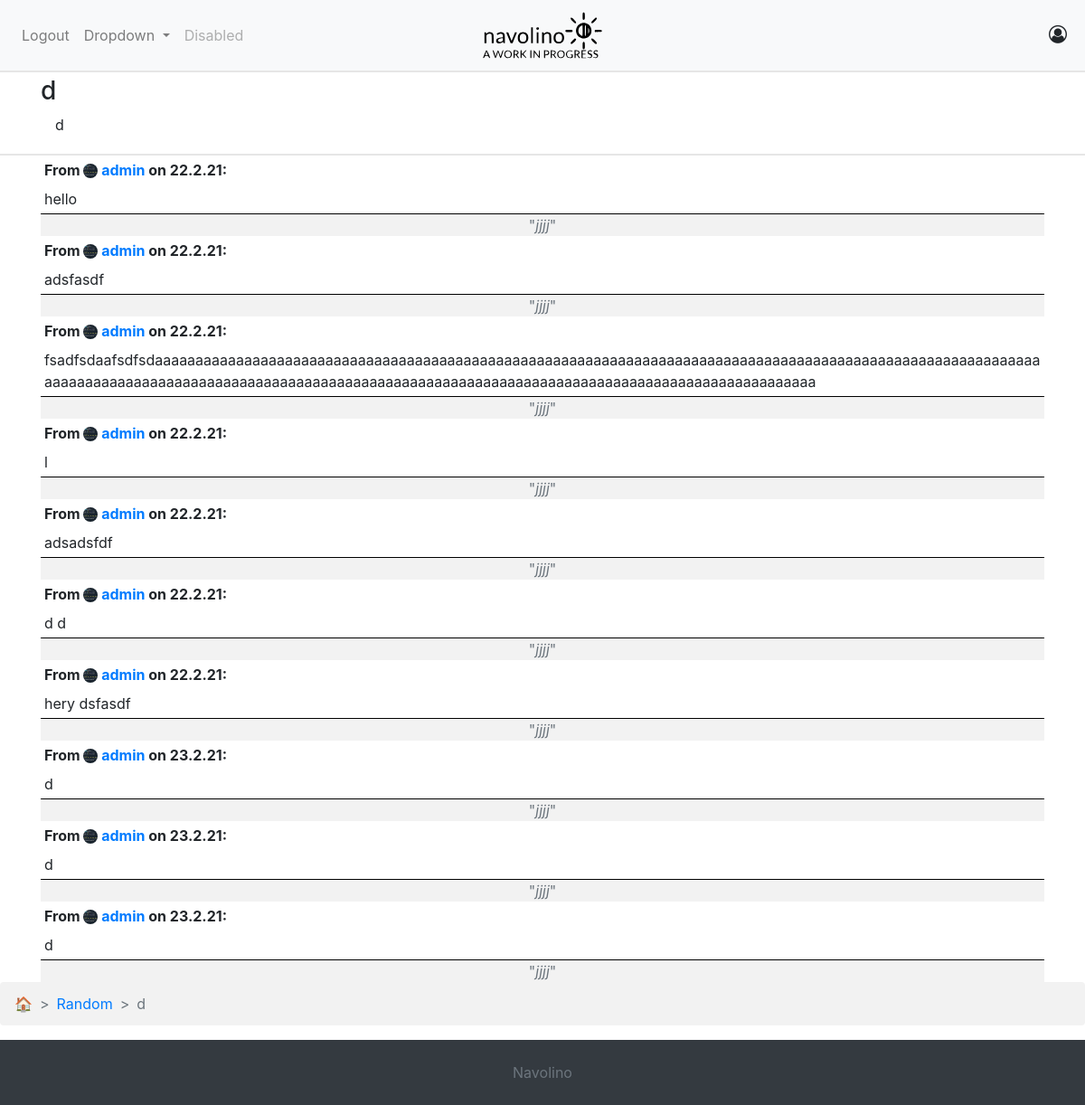
Page /23/d/ on the committed database.
### project/apps/blog/models.py (models this page shows, shortened)
class Post(models.Model):
	title = models.CharField(max_length = settings.MAX_TITLE_LENGTH)
	content = MarkdownxField()
	date_posted = models.DateTimeField(default = timezone.now)
	author = models.ForeignKey(settings.AUTH_USER_MODEL, on_delete= models.CASCADE,
		null=True, blank=True)
	category = TreeForeignKey('categories.Category', on_delete=models.SET_DEFAULT,
		default=Category.get_default_pk)
	slug = models.SlugField(max_length=settings.MAX_TITLE_LENGTH, null=True,
    blank=True,)
	def __str__(self):
		return self.title

### project/apps/comments/models.py (models this page shows)
class Comment(models.Model):
	content = content = models.TextField()
	posted = models.DateField(auto_now_add=True)
	post = models.ForeignKey(Post, on_delete=models.CASCADE)
	author = models.ForeignKey(settings.AUTH_USER_MODEL, on_delete=models.CASCADE)

### project/apps/users/models.py (models this page shows)
class User(AbstractUser):
	is_active = models.BooleanField(_('active'), default=True)
	email = models.EmailField(_('email address'), unique=True)
	USERNAME_FIELD = 'email'
	REQUIRED_FIELDS = ['username']
	image = models.ImageField(default=variables.random_image,
		upload_to='profile_pics')
	bio = models.CharField(max_length=variables.MAX_BIO_LENGTH, blank=True,
		null =True)
	joined = models.DateTimeField(default = timezone.now)
	objects = CustomUserManager()

### project/apps/categories/models.py (models this page shows, shortened)
class Category(MPTTModel):
  name = models.CharField(max_length=variables.MAX_CATEGORY_LENGTH, unique=True,)
  parent = TreeForeignKey('self', on_delete=models.CASCADE, null=True,
    blank=True, related_name='children',)
  slug = models.SlugField(max_length=variables.MAX_CATEGORY_LENGTH, null=True,
    blank=True,)
  description = models.TextField(max_length=settings.MAX_DESCRIPTION_LENGTH,
  	null=True, blank=True,)
  url = models.CharField(max_length=255, blank=True)
  class MPTTMeta:
    order_insertion_by = ['name']
  class Meta:
    verbose_name_plural = 'Categories'
  def __str__(self):
    return self.name
  def get_absolute_url(self):
    return reverse('category-detail', kwargs ={ 'url': self.url, })

### project/apps/blog/views.py (the view)
# urls.py: path('<int:pk>/<str:slug>/', PostDetailView.as_view(), name='post-detail'),
class PostDetailView(DetailView):
	model = Post
	context_object_name = 'post'
	template_name = 'blog/blog_detail.html'
	form_class = CommentForm
	def get(request, self, pk, slug, *args, **kwargs):
		page = get_object_or_404(Post, pk=pk)
		resp = super().get(request, *args, **kwargs)
		if page.slug != slug:
			return redirect(page)
		return resp
	def post(self, request, pk, slug):
		self.page = Post.objects.get(pk=pk)
		form = self.form_class(request.POST)
		if form.is_valid():
			comment = form.save(commit=False)
			comment.post = self.page
			comment.author = request.user
			comment.content = render_comment_text(comment.content)
			comment.save()
			return redirect(self.page)
		return render(request, self.template_name, {'form': self.form_class})
	def get_context_data(self, **kwargs):
		context = super().get_context_data(**kwargs)
		context['comments'] = Comment.objects.filter(post=self.object)
		context['form'] = CommentForm()
		return context

### project/processors.py (called while the page is built)
def all_categories(request):
	return {'all_categories': Category.objects.all()}

### project/apps/blog/templates/blog/blog_detail.html (shortened to what this page needs)
{% extends "base.html" %}
{% block head %}
{{ block.super }}
<link rel="stylesheet" type="text/css" href="{%static 'blog/css/main.css'%}">
<link rel="stylesheet" type="text/css" href="{%static 'blog/css/comments.css'%}">
{% endblock head %}
{% block content %}
{% include 'blog/_post_detail.html' %}
{% include 'blog/_post_comments.html' %}
{% endblock content %}
{% block breadcrumbs %}{% include "_breadcrumbs.html" with ancestors=object.category.get_ancestors object=object%}{% endblock breadcrumbs %}

### project/apps/blog/templates/blog/_post_detail.html
<div class="post_detail">
  <div class ="container">
<h3 class="post_title">{{post.title}}</h3>
<p class="post_content">{{post.content}}</p>
  </div>
</div>

### project/apps/blog/templates/blog/_post_comments.html
{% load blog %}
{% load bleach_tags %}
<div class="container">
{% for comment in comments %}
  <div class="comment">
  	<span class="comment_meta">From&nbsp;<a href="{% url 'public_profile' comment.author.username %}"><img class="nav_img rounded-circle"src="{{comment.author.image.url}}"> {{comment.author.username}}</a>&nbsp;on {{comment.posted|date:"d.n.y"}}:
  	</span>
    <div class="comment_content">{{comment.content|safe}}
    </div>
    <span class="comment_bio text-muted">"<i>{{comment.author.bio}}</i>"</span>
  </div>
{% endfor %}
</div>

### project/templates/_breadcrumbs.html (shortened to what this page needs)
<nav class="breadcrumb_nav" aria-label="breadcrumb">
    <ol class="breadcrumb">
	<li class="breadcrumb-item"><a href="/">🏠</a></li>
    {% if object.category %}
    <li class="breadcrumb-item"><a href="{{object.category.get_absolute_url}}">{{ object.category }}</a></li>
    {% endif %}
	<li class="breadcrumb-item active" aria-current="page">{{ object }}</li>
    </ol>
</nav>

### project/static/css/main.css (style rules this page uses)
body { background-color: white; }
.breadcrumb-item + .breadcrumb-item::before { content: ">"; }
.breadcrumb_nav ol { background-color: #f2f2f2; }

### project/static/css/navigation.css (style rules this page uses)
.nav_img { height:1em; width:1em; }

### project/apps/blog/static/blog/css/main.css (style rules this page uses)
.post_title, .post_content { word-wrap:anywhere; }
.post_detail { border: 2px solid #e6e6e6; border-width: 2px 0 2px 0; padding:.25em; }
.post_detail .post_content { padding-left:1em; }

### project/apps/blog/static/blog/css/comments.css (style rules this page uses)
.comment { background-color: #f2f2f2; }
.comment_meta { display:flex; background-color:#ffff; font-weight:bold; padding:.25em; }
.comment_bio { display:flex; background-color:#f2f2f2; border:1px solid black; border-width: 1px 0 0 0; }
.comment_content { word-wrap:anywhere; background-color: white; padding:.25em; }
.comment_bio { justify-content:center; }

### rows in the picture
Post: title "d", content "d", category "Random"
Comment: author.image (picture), author.username "admin", posted "22.2.21", content "hello", author.bio "jjjj"
Comment: author.image (picture), author.username "admin", posted "22.2.21", content "adsfasdf", author.bio "jjjj"
Comment: author.image (picture), author.username "admin", posted "22.2.21", content "fsadfsdaafsdfsdaaaaaaaaaaaaaaaaaaaaaaaaaaaaaaaaaaaaaaaaaaaaaaaaaaaaaaaaaaaaaaaaaaaaaaaaaaaaaaaaaaaaaaaaaaaaaaaaaaaaaaaaaaaaaaaaaaaaaaaaaaaaaaaaaaaaaaaaaaaaaaaaaaaaaaaaaaaaaaaaaaaaaaaaaaaaaaaaaaaaaaaaaaaaaaaaaaaaaaaaaaaa", author.bio "jjjj"
Comment: author.image (picture), author.username "admin", posted "22.2.21", content "l", author.bio "jjjj"
Comment: author.image (picture), author.username "admin", posted "22.2.21", content "adsadsfdf", author.bio "jjjj"
Comment: author.image (picture), author.username "admin", posted "22.2.21", content "d d", author.bio "jjjj"
Comment: author.image (picture), author.username "admin", posted "22.2.21", content "hery dsfasdf", author.bio "jjjj"
Comment: author.image (picture), author.username "admin", posted "23.2.21", content "d", author.bio "jjjj"
Comment: author.image (picture), author.username "admin", posted "23.2.21", content "d", author.bio "jjjj"
Comment: author.image (picture), author.username "admin", posted "23.2.21", content "d", author.bio "jjjj"
